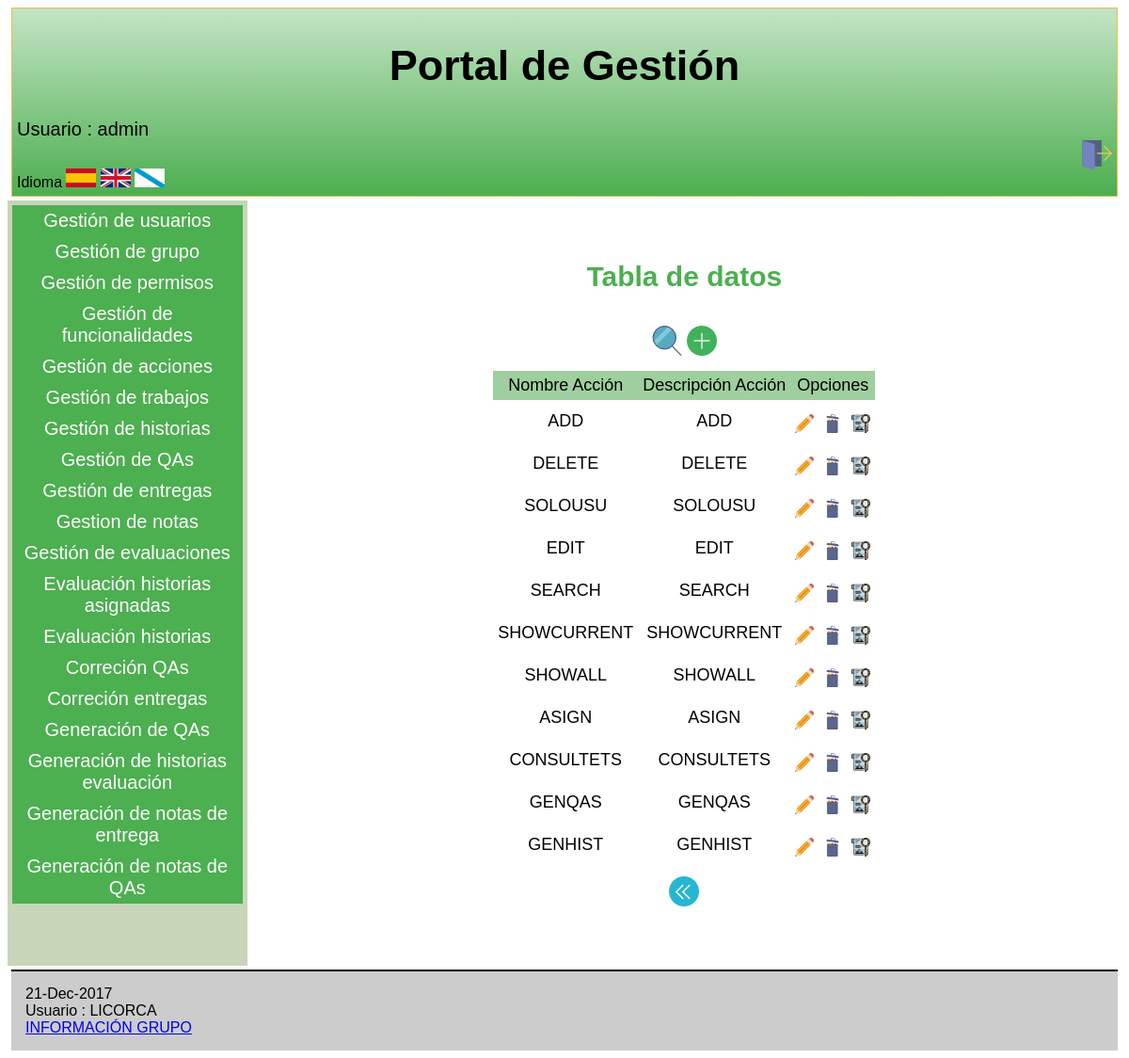
The page /Controllers/ACCION_CONTROLLER.php (signed in) on the database as committed earlier.
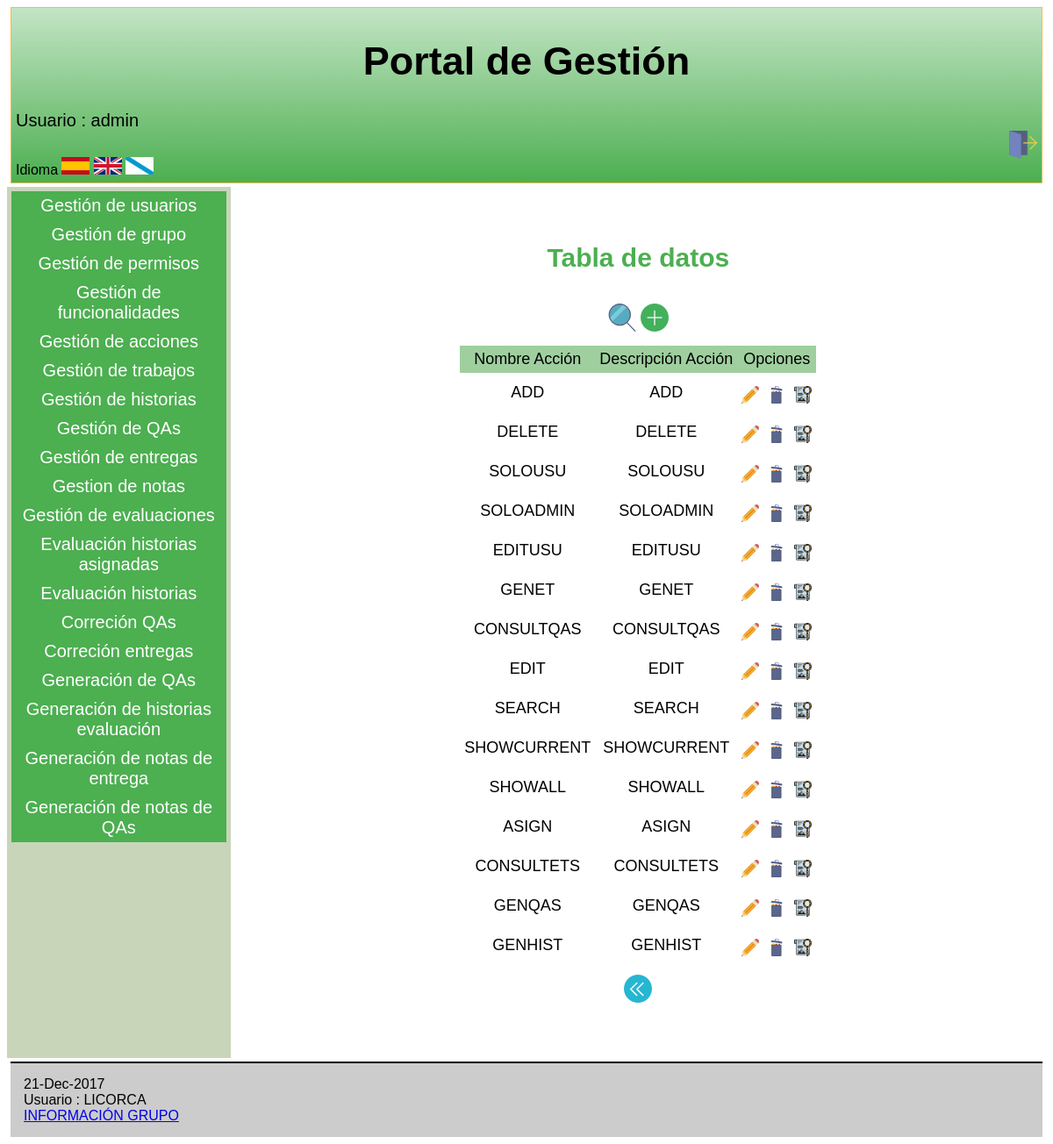
The same page on the database as committed later.
### tables this page shows
CREATE TABLE `ACCION` (
  `IdAccion` varchar(6) NOT NULL,
  `NombreAccion` varchar(60) NOT NULL,
  `DescripAccion` varchar(100) NOT NULL
);

### Controllers/ACCION_CONTROLLER.php (called while the page is built, shortened)
<?php
include '../Functions/Authentication.php';
include '../Models/ACCION_MODEL.php';
include '../Models/USU_GRUPO_MODEL.php';
include '../Views/ACCION/ACCION_SHOWALL_View.php';
switch ( $_REQUEST[ 'action' ] ) {
	default:
		$USUARIO = new USU_GRUPO(  $_SESSION[ 'login' ], '', '', '', '', '', '', '','');
		$ADMIN = $USUARIO->comprobarAdmin();
			if($ADMIN == true){
				if ( !$_POST ) {
			$ACCION = new ACCION( '', '', '');
		} else {
			$ACCION = get_data_form();
		}
		$datos = $ACCION->SEARCH();
		$lista = array('NombreAccion','DescripAccion');
		$PERMISO = $USUARIO->comprobarPermisos();
		new ACCION_SHOWALL( $lista, $datos,$PERMISO,true);
			}
}
?>

### Functions/Authentication.php (called while the page is built)
<?php
function IsAuthenticated(){
	if (!isset($_SESSION['login'])){
		return false;
	}
	else{
		return true;
	}
}
?>

### Functions/BdAdmin.php (called while the page is built, shortened)
<?php
function ConectarBD()
	{
	    $mysqli = new mysqli("localhost", "userET3", "passET3", "IUET32017");
		return $mysqli;
	}
?>

### Functions/permisosAcc.php (called while the page is built, shortened)
<?php
include_once '../Functions/BdAdmin.php';
include_once '../Models/USU_GRUPO_MODEL.php';
function permisosAcc( $login, $funcionalidad, $accion ) {
	$ADMIN = new USU_GRUPO( $login, '' );
	if ( !$ADMIN->comprobarAdmin() ) {
		$PERMISO = new PERMISO_MODEL( '', $funcionalidad, $accion,'','','' );
		return $PERMISO->comprobarPermisos( $login );
	} else {
		return true;
	}
}
?>

### Models/USU_GRUPO_MODEL.php (called while the page is built, shortened)
<?php
 include_once '../Functions/BdAdmin.php';
    class USU_GRUPO{
        var $login;
        var $mysqli;
        public function __construct($login, $IdGrupo){
            $this->login = $login;
            $this->mysqli=ConectarBD();
        }
   function comprobarAdmin(){
		$sql = "SELECT * FROM USU_GRUPO WHERE login = '$this->login' && IdGrupo = '00000A'";
		$resultado = $this->mysqli->query($sql);
		if($resultado->num_rows == 0){
			return false;
		}else{
			return true;
		}
   }
    }
?>

### Functions/comprobarAdministrador.php (called while the page is built)
<?php
include_once '../Functions/BdAdmin.php';
include_once '../Models/USU_GRUPO_MODEL.php';
function comprobarAdministrador($login){
	$ADMIN = new USU_GRUPO($login,'');
	return $ADMIN->comprobarAdmin();
}
?>

### Models/ACCION_MODEL.php (called while the page is built, shortened)
<?php
class ACCION{
    var $IdAccion;
    var $NombreAccion;
    var $DescripAccion;
    function __construct($IdAccion,$NombreAccion,$DescripAccion){
        $this->IdAccion=$IdAccion;
        $this->NombreAccion=$NombreAccion;
        $this->DescripAccion=$DescripAccion;
		      include_once '../Functions/BdAdmin.php';
		      $this->mysqli = ConectarBD();
    }
	function SEARCH() {
		$sql = "select IdAccion,
                        NombreAccion,
                        DescripAccion
       			from ACCION
    			where
    				(
					(BINARY IdAccion LIKE '%$this->IdAccion%') &&
                    (BINARY NombreAccion LIKE '%$this->NombreAccion%') &&
                    (BINARY DescripAccion LIKE '%$this->DescripAccion%')
    				)";
		if ( !( $resultado = $this->mysqli->query( $sql ) ) ) {
			return 'Error en la consulta sobre la base de datos';
		} else {
			return $resultado;
		}
	}
    }
?>

### Views/ACCION/ACCION_SHOWALL_View.php (the view, shortened to what this page needs)
<?php
class ACCION_SHOWALL {
	function __construct( $lista, $datos, $PERMISO,$admin) {
		$this->lista = $lista;
		$this->datos = $datos;
		$this->PERMISO = $PERMISO;
		$this->admin = $admin;
		$this->render($this->lista,$this->datos,$this->PERMISO,$this->admin);
	}
	function render($lista,$datos,$PERMISO,$admin){
		$this->datos = $datos;
$ADD=false;
$EDIT=false;
$SEARCH=false;
$DELETE=false;
$SHOW=false;
	if($admin==true){
			    $ADD=true;
			    $DELETE=true;
			    $EDIT=true;
			    $SEARCH=true;
			    $SHOW=true;
	}
		include '../Views/Header.php';
?>
		<div class="seccion">
			<h2>
				<?php echo $strings['Tabla de datos'];?>
			</h2>
			<table>
				<caption style="margin-bottom:10px;">
					<form action='../Controllers/ACCION_CONTROLLER.php'>
<?php if($SEARCH==true){  ?>
						<button type="submit" name="action" value="SEARCH"><img src="../Views/icon/buscar.png" alt="BUSCAR" /></button>
<?php }
		if($ADD==true){  ?>
						<button type="submit" name="action" value="ADD"><img src="../Views/icon/añadir.png" alt="AÑADIR" /></button>
<?php } ?>
					</form>
				</caption>
				<tr>
<?php
					foreach ( $lista as $atributo ) {
?>
					<th>
						<?php echo $strings[$atributo]?>
					</th>
<?php
					}
   if($EDIT==true || $SHOW==true || $DELETE==true){
?>
					<th colspan="3" >
						<?php echo $strings['Opciones']?>
					</th>
<?php } ?>
				</tr>
<?php
				while ( $fila = mysqli_fetch_array( $this->datos ) ) {
?>
				<tr>
<?php
					foreach ( $lista as $atributo ) {
?>
					<td>
<?php
							echo $fila[ $atributo ];
?>
					</td>
<?php
					}
?>
					<td>
						<form action="../Controllers/ACCION_CONTROLLER.php" method="get" style="display:inline" >
                            <?php if($EDIT==true){ ?>
								<button type="submit" name="action" value="EDIT" ><img src="../Views/icon/modificar.png" alt="<?php echo $strings['Modificar']?>" width="20" height="20" /></button>
						    <?php } ?>
					<td>
							<?php if($DELETE==true){ ?>
								<button type="submit" name="action" value="DELETE" ><img src="../Views/icon/eliminar.png" alt="<?php echo $strings['Eliminar']?>" width="20" height="20" /></button>
							<?php } ?>
					<td>
							<?php if($SHOW==true){ ?>
								<button type="submit" name="action" value="SHOWCURRENT" ><img src="../Views/icon/verDetalles.png" alt="<?php echo $strings['Ver en detalle']?>" width="20" height="20"/></button>
							<?php } ?>
						</form>
				</tr>
<?php
				}
?>
			</table>
			<form action='../Controllers/ACCION_CONTROLLER.php' method="post">
				<button type="submit"><img src="../Views/icon/atras.png" alt="<?php echo $strings['Atras']?>" /></button>
			</form>
		</div>
<?php
		include '../Views/Footer.php';
		}
		}
?>

### Views/Header.php (shortened to what this page needs)
<?php
	include_once '../Functions/Authentication.php';
?>
<!doctype html>
<html lang="es">
<head>
	<link rel="stylesheet" type="text/css" media="screen" href="../Views/css/estilos.css" hreflang="es">
	<link rel="stylesheet" type="text/css" media="screen" href="../Views/js/tcal/tcal.css" hreflang="es">
</head>
<body>
 <header>
	<p style="text-align:center">
		<h1>
<?php
			echo $strings['Portal de Gestión'];
?>
		</h1>
	</p>
<?php
	if (IsAuthenticated()){
?>
		<p style="font-size:20px; ">
<?php
			echo $strings['Usuario'] . ' : ' . $_SESSION['login'] . '<br>';
?>
			<a href="../Functions/Desconectar.php" style="text-decoration:none"> <img src="../Views/icon/desconexion.png" width="32" height="32" alt="<?php echo $strings['Desconectarse']?>" style="float:right;"></a>
		</p>
<?php
	} else {
			echo $strings['Usuario no identificado'];
?>
		<a href = '../Controllers/Registro_Controller.php' ><img src="../Views/icon/registrarse.png" alt="<?php echo $strings['Registrar']?>" /></a>
<?php
	}
?>
	<form name='idiomform' action="../Functions/CambioIdioma.php" method="post">
		<?php echo $strings['idioma']; ?>
		<button type="submit"  name="idioma" value="SPANISH" ><img src="../Views/icon/banderaEspaña.jpg" alt="<?php echo $strings['Cambiar idioma a español']?>" width="32" height="20" style="display: block;"/></button>
		<button type="submit"  name="idioma" value="ENGLISH" ><img src="../Views/icon/banderaReinoUnido.png" alt="<?php echo $strings['Cambiar idioma a inglés']?>" width="32" height="20" style="display: block;"/></button>
		<button type="submit"  name="idioma" value="GALLEGO" ><img src="../Views/icon/banderaGalicia.png" alt="<?php echo $strings['Cambiar idioma a gallego']?>" width="32" height="20" style="display: block;"/></button>
	</form>
</header>
<div id = 'main'>
<?php
		include '../Views/admin_menuLateral.php';
?>
<article>

### Views/admin_menuLateral.php
	<?php
include_once '../Functions/permisosAcc.php';
include_once '../Functions/comprobarAdministrador.php';
?>
<nav>
	<ul class="menu">
		<?php if (isset($_SESSION['login'])) { ?>
		<?php if((permisosAcc($_SESSION['login'],1,5)==true)){ ?>
		<li>
			<a href="../Controllers/USUARIO_CONTROLLER.php" class="primerNivel"><?php echo $strings['Gestion de usuarios']; ?></a>
		</li>
		<?php }
	if((permisosAcc($_SESSION['login'],2,5)==true)){ ?>
		<li>
			<a href="../Controllers/GRUPO_CONTROLLER.php" class="primerNivel"><?php echo $strings['Gestion de grupo']; ?></a>
		</li>
		<?php }
	if((permisosAcc($_SESSION['login'],5,5)==true)){ ?>
		<li>
			<a href="../Controllers/PERMISO_CONTROLLER.php" class="primerNivel"><?php echo $strings['Gestión de permisos']; ?></a>
		</li>
		<?php }
	if((permisosAcc($_SESSION['login'],3,5)==true)){ ?>
		<li>
			<a href="../Controllers/FUNCIONALIDAD_CONTROLLER.php" class="primerNivel"><?php echo $strings['Gestion de funcionalidades']; ?></a>
		</li>
		<?php }
	if((permisosAcc($_SESSION['login'],4,5)==true)){ ?>
		<li>
			<a href="../Controllers/ACCION_CONTROLLER.php" class="primerNivel"><?php echo $strings['Gestion de acciones']; ?></a>
		</li>
		<?php }
	if((permisosAcc($_SESSION['login'],11,5)==true)){ ?>
		<li>
			<a href="../Controllers/TRABAJO_CONTROLLER.php" class="primerNivel"><?php echo $strings['Gestion de trabajos']; ?></a>
		</li>
		<?php }
	if((permisosAcc($_SESSION['login'],10,5)==true)){ ?>
		<li>
			<a href="../Controllers/HISTORIA_CONTROLLER.php" class="primerNivel"><?php echo $strings['Gestion de historias']; ?></a>
		</li>
		<?php }
	if((permisosAcc($_SESSION['login'],6,5)==true)){ ?>
		<li>
			<a href="../Controllers/ASIGNAC_QA_CONTROLLER.php" class="primerNivel"><?php echo $strings['Gestión de QAs']; ?></a>
		</li>
		<?php }
		 if(comprobarAdministrador($_SESSION['login']== true) || (permisosAcc($_SESSION['login'],8,10)==true)){?>
		<?php if(comprobarAdministrador($_SESSION['login'])==true){ ?>
		<li>
			<a href="../Controllers/ENTREGA_CONTROLLER.php" class="primerNivel"><?php echo $strings['Gestion de entregas']; ?></a>
		</li>
		<?php }else
		                       if((permisosAcc($_SESSION['login'],8,10)==true)){ ?>
		<li>
			<a href="../Controllers/TRABAJO_CONTROLLER.php" class="primerNivel"><?php echo $strings['Gestion de entregas']; ?></a>
		</li>
		<?php } ?>
		<?php }
		 if((permisosAcc($_SESSION['login'],7,5)==true)){?>
		<li>
			<a href="../Controllers/NOTA_TRABAJO_CONTROLLER.php" class="primerNivel"><?php echo $strings['Gestion de notas']; ?></a>
		</li>
		<?php }
	if((permisosAcc($_SESSION['login'],12,5)==true)){ ?>
		<li>
			<a href="../Controllers/EVALUACION_CONTROLLER.php" class="primerNivel"><?php echo $strings['Gestion de evaluaciones']; ?></a>
		</li>
		<?php }
	if((permisosAcc($_SESSION['login'],12,10)==true)){ ?>
		<li>
			<a href="../Controllers/EVALUACION_CONTROLLER.php?action=EVALUACION_HISTORIAS_ASIGNADAS" class="primerNivel"><?php echo $strings['Evaluar Historias QA']; ?></a>
		</li>
		<?php }
	if((permisosAcc($_SESSION['login'],12,11)==true)){ ?>
		<li>
			<a href="../Controllers/EVALUACION_CONTROLLER.php?action=EVALUACION_HISTORIAS" class="primerNivel"><?php echo $strings['Evaluar Historias']; ?></a>
		</li>
		<?php }
		 if((permisosAcc($_SESSION['login'],12,7)==true)){?>
		<li>
			<a href="../Controllers/EVALUACION_CONTROLLER.php?action=MOSTRAR_CORRECCION_QA" class="primerNivel"><?php echo $strings['Consulta de correciones']; ?></a>
		</li>
		<?php }
		if(permisosAcc($_SESSION['login'],12,14)==true){ ?>
		<li>
			<a href="../Controllers/EVALUACION_CONTROLLER.php?action=MOSTRAR_CORRECCION_ET" class="primerNivel"><?php echo $strings['Correción entregas']; ?></a>
		</li>
		<?php }
	if((permisosAcc($_SESSION['login'],6,8)==true)){ ?>
		<li>
			<a href="../Controllers/ASIGNAC_QA_CONTROLLER.php?action=GENERAR" class="primerNivel"><?php echo $strings['GENERACIÓN DE QAs']; ?></a>
		</li>
		<?php }
	if((permisosAcc($_SESSION['login'],6,9)==true)){ ?>
		<li>
			<a href="../Controllers/ASIGNAC_QA_CONTROLLER.php?action=HISTORIAS" class="primerNivel"><?php echo $strings['GENERACIÓN DE HISTORIAS EVALUACIÓN']; ?></a>
		</li>
		<?php }
	if((permisosAcc($_SESSION['login'],7,13)==true)){ ?>
		<li>
			<a href="../Controllers/NOTA_TRABAJO_CONTROLLER.php?action=GENERAR_NOTA_ENTREGA" class="primerNivel"><?php echo $strings['GENERACIÓN NOTAS ENTREGA']; ?></a>
		</li>
		<?php }
	if((permisosAcc($_SESSION['login'],7,8)==true)){ ?>
		<li>
			<a href="../Controllers/NOTA_TRABAJO_CONTROLLER.php?action=GENERAR_NOTA_QA" class="primerNivel"><?php echo $strings['GENERACIÓN NOTAS QA']; ?></a>
		</li>
		<?php } ?>
		<?php } ?>
	</ul>
</nav>

### Views/Footer.php (shortened to what this page needs)
</article>
 </div>
	<footer>
		<?php echo date("d-M-Y", mktime()); ?></br><?php if (IsAuthenticated()){  echo $strings['Usuario'] . ' : ' . 'LICORCA' . '<br>'; }?>
		<a href="../Views/INFO_GRUPO_ET.php"><?php echo $strings['INFORMACIÓN GRUPO'];?></a>
	</footer>
  </body>
</html>

### Views/css/estilos.css (style rules this page uses)
#main { min-height: 800px; margin: 0px; padding: 0px; display: -webkit-flex; display: flex; -webkit-flex-flow: row; flex-flow: row; z-index:1; }
#main > article { margin: 4px; padding: 5px; -webkit-flex: 3 1 60%; flex: 3 1 60%; -webkit-order: 2; order: 2; }
#main > nav { margin: 0px; padding: 5px; background-color: #C8D5B9; min-width: 180px; -webkit-flex: 1 6 15%; flex: 1 6 15%; -webkit-order: 1; order: 1; }
header { display: block; margin: 4px; padding: 5px; min-height: 100px; border: 1px solid #eebb55; background: linear-gradient(to top,rgba(76, 175, 80, 1) 0%, rgba(255, 255, 255, 1)150%); }
body { font-family: Arial; background: white; }
footer { display: block; margin: 4px; padding: 15px; border-top: 2px solid #000; background: #CCC; }
h1 { text-align:center; font-size: 45px; color: black; }
h2 { text-align:center; font-size: 30px; color: #4CAF50; }
p { text-align:justify; }
.menu { padding: 0; margin: 0; list-style-type: none; text-align: center; }
.primerNivel { color : white; text-decoration: none; display: block; padding: 5px; font-size: 20px; background-color: #4CAF50; }
table { padding:1px; margin-top:0px; border-spacing:0px; font-family: Arial; font-size: 20px; border: 0px solid #000; margin: 0 auto ; text-align: left; }
th,td { padding: 5px; text-align: center; font-size: 18px; border: 0px solid #000; }
th { background-color: #9fcf9f; font-weight:normal; border: 0px solid #000; }
.seccion { padding:10px; padding-bottom: 30px; margin: 20px; text-align:center; }
button { background-color:white; border: none; margin-top: 10px; padding:0px; }

Rows that differ between the two databases and show on the page:
added accion: NombreAccion "SOLOADMIN", DescripAccion "SOLOADMIN"
added accion: NombreAccion "EDITUSU", DescripAccion "EDITUSU"
added accion: NombreAccion "GENET", DescripAccion "GENET"
added accion: NombreAccion "CONSULTQAS", DescripAccion "CONSULTQAS"
